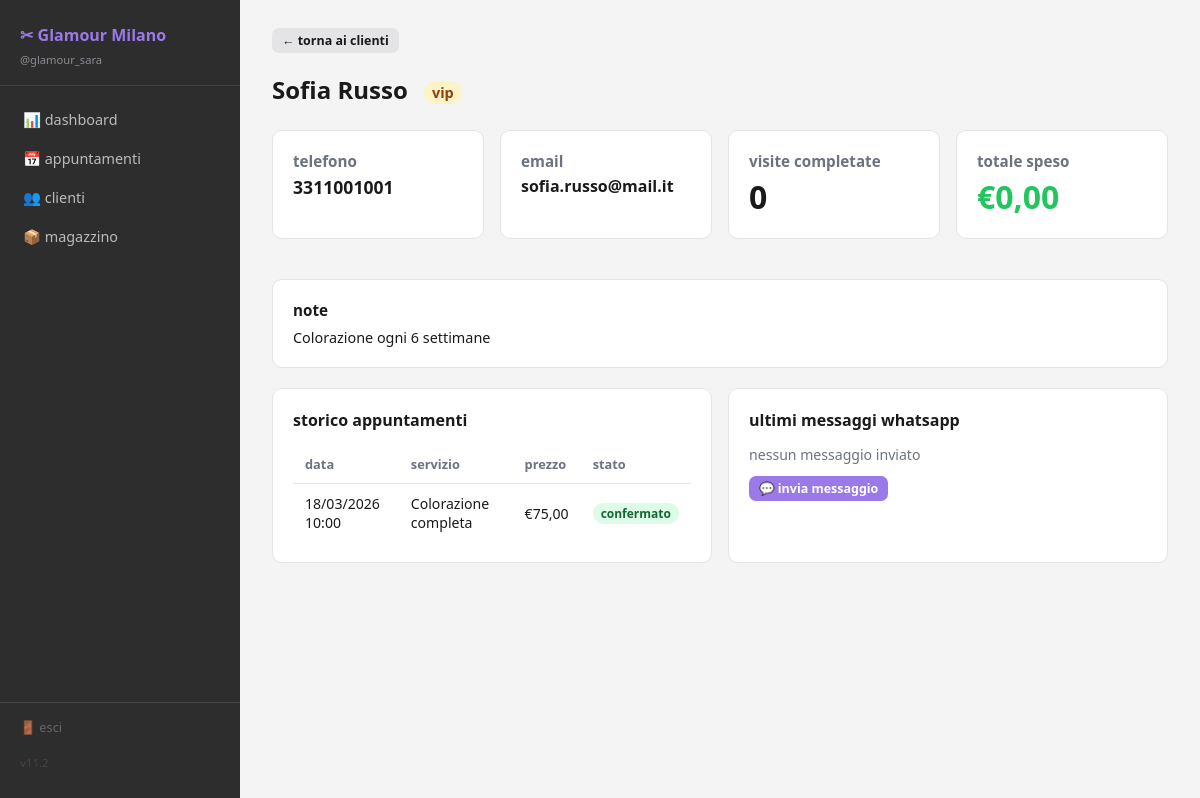
The app's page /storico_cliente.php?id=1 (signed in) with its own data.
### tables this page shows
CREATE TABLE `clienti` (
  `id` int(11) NOT NULL,
  `salone_id` int(11) NOT NULL,
  `nome` varchar(100) NOT NULL,
  `cognome` varchar(100) NOT NULL,
  `telefono` varchar(30) DEFAULT NULL,
  `email` varchar(150) DEFAULT NULL,
  `tag` varchar(50) DEFAULT 'normale',
  `note` text DEFAULT NULL,
  `whatsapp_chat_id` varchar(60) DEFAULT NULL,
  `created_at` timestamp NOT NULL DEFAULT current_timestamp()
);

CREATE TABLE `appuntamenti` (
  `id` int(11) NOT NULL,
  `salone_id` int(11) NOT NULL,
  `cliente_id` int(11) NOT NULL,
  `servizio_id` int(11) NOT NULL,
  `data_ora` datetime NOT NULL,
  `stato` enum('attesa','confermato','completato','annullato') DEFAULT 'attesa',
  `note` text DEFAULT NULL,
  `created_at` timestamp NOT NULL DEFAULT current_timestamp()
);

CREATE TABLE `servizi` (
  `id` int(11) NOT NULL,
  `salone_id` int(11) NOT NULL,
  `nome` varchar(100) NOT NULL,
  `categoria` varchar(60) DEFAULT NULL,
  `durata_minuti` int(11) DEFAULT 60,
  `prezzo` decimal(8,2) DEFAULT 0.00
);

### auth.php (called while the page is built, shortened)
<?php
function normalizza_ruolo(string $ruolo): string
{
    return 'dipendente';
}
function carica_saloni_utente(mysqli $conn, int $userId): array
{
    $saloni = [];
    $sql = "
        SELECT
            us.salone_id,
            us.ruolo,
            us.attivo,
            s.nome_salone
        FROM user_saloni us
        JOIN saloni s ON s.id = us.salone_id
        WHERE us.user_id = $userId
          AND us.attivo = 1
        ORDER BY (us.ruolo = 'proprietario') DESC, s.nome_salone ASC
    ";
    $result = $conn->query($sql);
    if ($result) {
        while ($row = $result->fetch_assoc()) {
            $row['ruolo'] = normalizza_ruolo($row['ruolo'] ?? 'dipendente');
            $saloni[] = $row;
        }
    }
    return $saloni;
}
function trova_salone_corrente(array $saloni, int $saloneId): ?array
{
    foreach ($saloni as $salone) {
        if ((int) $salone['salone_id'] === $saloneId) {
            return $salone;
        }
    }
    return null;
}
$userId = (int) $_SESSION['user_id'];
$saloni_abilitati = carica_saloni_utente($conn, $userId);
$saloneIdSessione = (int) ($_SESSION['salone_id'] ?? 0);
$salone_corrente = trova_salone_corrente($saloni_abilitati, $saloneIdSessione);
$sid = (int) $salone_corrente['salone_id'];

### storico_cliente.php (the view, shortened to what this page needs)
<?php
require 'db.php';
require 'auth.php';
$id = (int)($_GET['id'] ?? 0);
$cliente = $conn->query("SELECT * FROM clienti WHERE id=$id AND salone_id=$sid")->fetch_assoc();
$storico = $conn->query("
    SELECT a.*, s.nome AS servizio, s.prezzo, s.durata_minuti
    FROM appuntamenti a
    JOIN servizi s ON a.servizio_id=s.id
    WHERE a.cliente_id=$id AND a.salone_id=$sid
    ORDER BY a.data_ora DESC
")->fetch_all(MYSQLI_ASSOC);
$totale_speso = 0;
$tot_visite   = 0;
$messaggi = $conn->query("
    SELECT * FROM whatsapp_log WHERE cliente_id=$id AND salone_id=$sid ORDER BY inviato_il DESC LIMIT 20
")->fetch_all(MYSQLI_ASSOC);
require 'layout_top.php';
?>
<div style="margin-bottom:20px">
  <a href="clienti.php" class="btn btn-grigio btn-piccolo">← torna ai clienti</a>
</div>
<div class="titolo-pagina">
  <?php echo htmlspecialchars($cliente['nome'].' '.$cliente['cognome']) ?>
  <span class="badge badge-<?php echo $cliente['tag'] ?>" style="font-size:.9rem;vertical-align:middle;margin-left:10px"><?php echo $cliente['tag'] ?></span>
</div>
<div class="griglia-4">
  <div class="card"><h3>telefono</h3><div style="font-size:1.1rem;font-weight:600"><?php echo htmlspecialchars($cliente['telefono']?:'—') ?></div></div>
  <div class="card"><h3>email</h3><div style="font-size:1rem;font-weight:600;word-break:break-all"><?php echo htmlspecialchars($cliente['email']?:'—') ?></div></div>
  <div class="card"><h3>visite completate</h3><div class="valore"><?php echo $tot_visite ?></div></div>
  <div class="card"><h3>totale speso</h3><div class="valore" style="color:var(--success)">€<?php echo number_format($totale_speso,2,',','.') ?></div></div>
</div>
<?php if ($cliente['note']): ?>
<div class="card">
  <h3 style="color:var(--text);margin-bottom:8px">note</h3>
  <p style="font-size:.9rem"><?php echo nl2br(htmlspecialchars($cliente['note'])) ?></p>
</div>
<?php endif ?>
<div class="griglia-2">
  <div class="card" style="overflow-x:auto">
    <h3 style="font-size:1rem;color:var(--text);margin-bottom:14px">storico appuntamenti</h3>
    <?php if (!$storico): ?>
      <p style="color:var(--text-muted);font-size:.88rem">nessun appuntamento</p>
    <?php else: ?>
    <table>
      <thead><tr><th>data</th><th>servizio</th><th>prezzo</th><th>stato</th></tr></thead>
      <tbody>
        <?php foreach ($storico as $a): ?>
        <tr>
          <td><?php echo date('d/m/Y H:i', strtotime($a['data_ora'])) ?></td>
          <td><?php echo htmlspecialchars($a['servizio']) ?></td>
          <td>€<?php echo number_format($a['prezzo'],2,',','.') ?></td>
          <td><span class="badge badge-<?php echo $a['stato'] ?>"><?php echo $a['stato'] ?></span></td>
        </tr>
        <?php endforeach ?>
      </tbody>
    </table>
    <?php endif ?>
  </div>
  <div class="card">
    <h3 style="font-size:1rem;color:var(--text);margin-bottom:14px">ultimi messaggi whatsapp</h3>
    <?php if (!$messaggi): ?>
      <p style="color:var(--text-muted);font-size:.88rem">nessun messaggio inviato</p>
    <?php endif ?>
    <div style="margin-top:12px">
      <a href="whatsapp.php?cliente_id=<?php echo $id ?>" class="btn btn-piccolo">💬 invia messaggio</a>
    </div>
  </div>
</div>
<?php require 'layout_bottom.php'; ?>

### records on screen
clienti: nome+cognome "Sofia Russo", tag "vip", telefono "3311001001", email "sofia.russo@mail.it", note "Colorazione ogni 6 settimane"
appuntamenti: data_ora "18/03/2026 10:00", servizio.nome "Colorazione completa", servizio.prezzo "75,00", stato "confermato"

### other values on screen
$nome_salone_nav "Glamour Milano"
$_SESSION['username'] "glamour_sara"
$voce['icona'] "📊"
$voce['label'] "dashboard"
$voce['icona'] "📅"
$voce['label'] "appuntamenti"
$voce['icona'] "👥"
$voce['label'] "clienti"
$voce['icona'] "📦"
$voce['label'] "magazzino"
$tot_visite "0"
$totale_speso "0,00"
